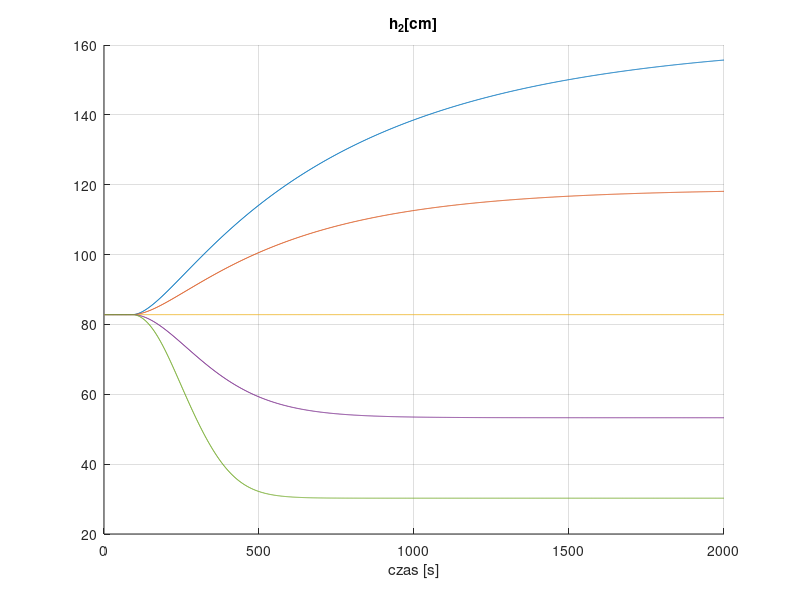
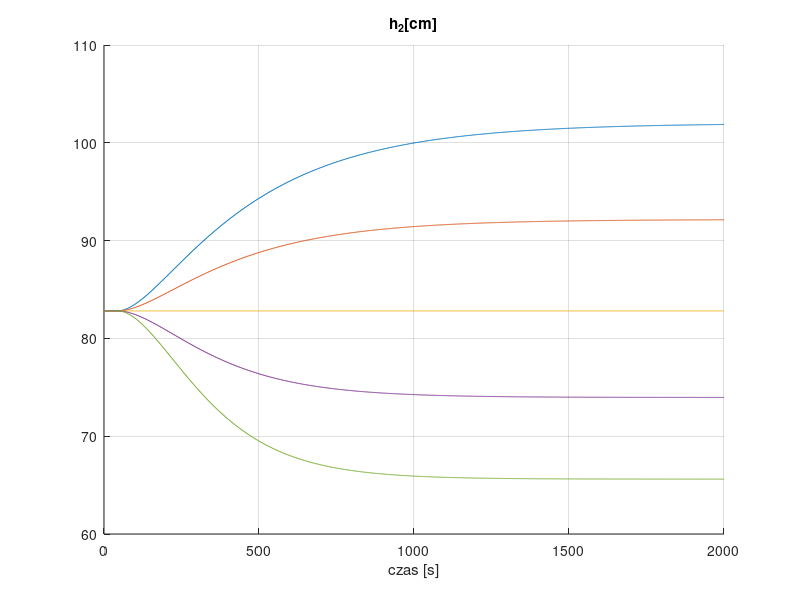

The MATLAB script that drew these images, in order:
clear all;

V0_1 = 0.85*((73 + 18)/12)^4; V0_2 = V0_1*0.9/0.85*(12/10)^4;
alfa1 = 12; alfa2 = 10; C1 = 0.85; C2 = 0.9; tau = 40; T = 1;
kk = 2000;

%Punkt pracy%
Flin(1:50-1) = 73;
FD(1:tau+1) = 18;
V1(1:tau+1) = V0_1;
V2(1:tau+1) = V0_2;
h2(1:tau+1) = 82.81;

figure(1)
grid on;
hold on;
title('h_2[cm]');
xlabel('czas [s]');

FD(tau+2:kk) = 18;
for value=109:-18:37
    Flin(50:kk) = value;
    for k=tau+2:kk
        V1(k) = V1(k-1) + T*(Flin(k-tau-1) + FD(k-1) - alfa1*(V1(k-1)/C1)^0.25);
        V2(k) = V2(k-1) + T*(alfa1*(V1(k-1)/C1)^0.25 - alfa2*(V2(k-1)/C2)^0.25);
        h2(k) = (V2(k)/C2)^0.5;
    end
    stairs(1:kk, h2(1:kk));
end

Flin(50:kk) = 73;
figure(2)
grid on;
hold on;
title('h_2[cm]');
xlabel('czas [s]');
for value=28:-5:8
    FD(tau+2:kk) = value;
    for k=tau+2:kk
        V1(k) = V1(k-1) + T*(Flin(k-tau-1) + FD(k-1) - alfa1*(V1(k-1)/C1)^0.25);
        V2(k) = V2(k-1) + T*(alfa1*(V1(k-1)/C1)^0.25 - alfa2*(V2(k-1)/C2)^0.25);
        h2(k) = (V2(k)/C2)^0.5;
    end
    stairs(1:kk, h2(1:kk));
end

